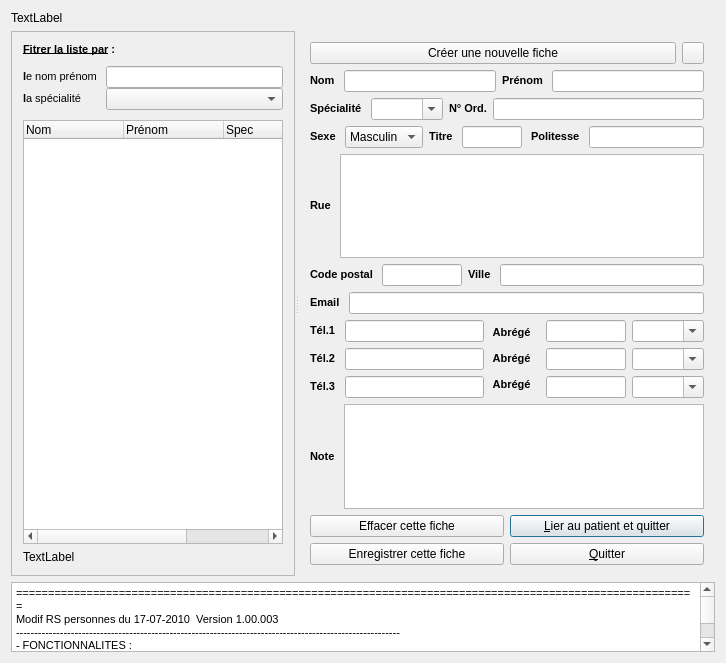
<?xml version="1.0" encoding="UTF-8"?>
<ui version="4.0">
 <class>Dlg_personnes</class>
 <widget class="QDialog" name="Dlg_personnes">
  <property name="geometry">
   <rect>
    <x>0</x>
    <y>0</y>
    <width>726</width>
    <height>663</height>
   </rect>
  </property>
  <property name="windowTitle">
   <string>Annuaire</string>
  </property>
  <layout class="QGridLayout" name="gridLayout_7">
   <item row="0" column="0">
    <widget class="QLabel" name="label_Bandeau">
     <property name="text">
      <string>TextLabel</string>
     </property>
    </widget>
   </item>
   <item row="1" column="0">
    <widget class="QSplitter" name="splitter">
     <property name="orientation">
      <enum>Qt::Horizontal</enum>
     </property>
     <widget class="QFrame" name="frame_Liste">
      <property name="frameShape">
       <enum>QFrame::StyledPanel</enum>
      </property>
      <property name="frameShadow">
       <enum>QFrame::Raised</enum>
      </property>
      <layout class="QGridLayout" name="gridLayout">
       <item row="0" column="0">
        <widget class="QLabel" name="label_15">
         <property name="text">
          <string>&lt;!DOCTYPE HTML PUBLIC &quot;-//W3C//DTD HTML 4.0//EN&quot; &quot;http://www.w3.org/TR/REC-html40/strict.dtd&quot;&gt;
&lt;html&gt;&lt;head&gt;&lt;meta name=&quot;qrichtext&quot; content=&quot;1&quot; /&gt;&lt;style type=&quot;text/css&quot;&gt;
p, li { white-space: pre-wrap; }
&lt;/style&gt;&lt;/head&gt;&lt;body style=&quot; font-family:'MS Shell Dlg 2'; font-size:8.25pt; font-weight:400; font-style:normal;&quot;&gt;
&lt;p style=&quot; margin-top:0px; margin-bottom:0px; margin-left:0px; margin-right:0px; -qt-block-indent:0; text-indent:0px;&quot;&gt;&lt;span style=&quot; font-size:8pt; font-weight:600; text-decoration: underline;&quot;&gt;Fitrer la liste par&lt;/span&gt;&lt;span style=&quot; font-size:8pt; font-weight:600;&quot;&gt; &lt;/span&gt;&lt;span style=&quot; font-size:8pt; font-weight:600;&quot;&gt;:&lt;/span&gt;&lt;/p&gt;&lt;/body&gt;&lt;/html&gt;</string>
         </property>
        </widget>
       </item>
       <item row="1" column="0">
        <layout class="QHBoxLayout" name="horizontalLayout_7">
         <property name="topMargin">
          <number>4</number>
         </property>
         <property name="bottomMargin">
          <number>4</number>
         </property>
         <item>
          <layout class="QVBoxLayout" name="verticalLayout_7">
           <property name="spacing">
            <number>0</number>
           </property>
           <item>
            <widget class="QLabel" name="label_16">
             <property name="text">
              <string>&lt;!DOCTYPE HTML PUBLIC &quot;-//W3C//DTD HTML 4.0//EN&quot; &quot;http://www.w3.org/TR/REC-html40/strict.dtd&quot;&gt;
&lt;html&gt;&lt;head&gt;&lt;meta name=&quot;qrichtext&quot; content=&quot;1&quot; /&gt;&lt;style type=&quot;text/css&quot;&gt;
p, li { white-space: pre-wrap; }
&lt;/style&gt;&lt;/head&gt;&lt;body style=&quot; font-family:'MS Shell Dlg 2'; font-size:8.25pt; font-weight:400; font-style:normal;&quot;&gt;
&lt;p style=&quot; margin-top:0px; margin-bottom:0px; margin-left:0px; margin-right:0px; -qt-block-indent:0; text-indent:0px;&quot;&gt;&lt;span style=&quot; font-size:8pt; font-weight:600;&quot;&gt;l&lt;/span&gt;&lt;span style=&quot; font-size:8pt;&quot;&gt;e nom prénom &lt;/span&gt;&lt;/p&gt;&lt;/body&gt;&lt;/html&gt;</string>
             </property>
            </widget>
           </item>
           <item>
            <widget class="QLabel" name="label_17">
             <property name="text">
              <string>&lt;!DOCTYPE HTML PUBLIC &quot;-//W3C//DTD HTML 4.0//EN&quot; &quot;http://www.w3.org/TR/REC-html40/strict.dtd&quot;&gt;
&lt;html&gt;&lt;head&gt;&lt;meta name=&quot;qrichtext&quot; content=&quot;1&quot; /&gt;&lt;style type=&quot;text/css&quot;&gt;
p, li { white-space: pre-wrap; }
&lt;/style&gt;&lt;/head&gt;&lt;body style=&quot; font-family:'MS Shell Dlg 2'; font-size:8.25pt; font-weight:400; font-style:normal;&quot;&gt;
&lt;p style=&quot; margin-top:0px; margin-bottom:0px; margin-left:0px; margin-right:0px; -qt-block-indent:0; text-indent:0px;&quot;&gt;&lt;span style=&quot; font-size:8pt; font-weight:600;&quot;&gt;l&lt;/span&gt;&lt;span style=&quot; font-size:8pt;&quot;&gt;a spécialité &lt;/span&gt;&lt;/p&gt;&lt;/body&gt;&lt;/html&gt;</string>
             </property>
            </widget>
           </item>
          </layout>
         </item>
         <item>
          <layout class="QVBoxLayout" name="verticalLayout_8">
           <property name="spacing">
            <number>0</number>
           </property>
           <item>
            <widget class="QLineEdit" name="lineEdit_FiltreListe">
             <property name="sizePolicy">
              <sizepolicy hsizetype="Expanding" vsizetype="Fixed">
               <horstretch>0</horstretch>
               <verstretch>0</verstretch>
              </sizepolicy>
             </property>
            </widget>
           </item>
           <item>
            <widget class="QComboBox" name="comboBox_FiltreListe">
             <property name="sizePolicy">
              <sizepolicy hsizetype="Preferred" vsizetype="Fixed">
               <horstretch>0</horstretch>
               <verstretch>0</verstretch>
              </sizepolicy>
             </property>
            </widget>
           </item>
          </layout>
         </item>
        </layout>
       </item>
       <item row="2" column="0">
        <widget class="QTreeWidget" name="treeWidget_ListeMedecins">
         <property name="sizePolicy">
          <sizepolicy hsizetype="Preferred" vsizetype="Expanding">
           <horstretch>0</horstretch>
           <verstretch>0</verstretch>
          </sizepolicy>
         </property>
         <property name="alternatingRowColors">
          <bool>true</bool>
         </property>
         <property name="rootIsDecorated">
          <bool>false</bool>
         </property>
         <column>
          <property name="text">
           <string>Nom</string>
          </property>
         </column>
         <column>
          <property name="text">
           <string>Prénom</string>
          </property>
         </column>
         <column>
          <property name="text">
           <string>Spec</string>
          </property>
         </column>
         <column>
          <property name="text">
           <string>Id</string>
          </property>
         </column>
        </widget>
       </item>
       <item row="3" column="0">
        <widget class="QLabel" name="label_trouves">
         <property name="sizePolicy">
          <sizepolicy hsizetype="Preferred" vsizetype="Preferred">
           <horstretch>0</horstretch>
           <verstretch>0</verstretch>
          </sizepolicy>
         </property>
         <property name="text">
          <string>TextLabel</string>
         </property>
        </widget>
       </item>
      </layout>
     </widget>
     <widget class="QWidget" name="layoutWidget">
      <layout class="QGridLayout" name="gridLayout_2">
       <item row="0" column="0">
        <widget class="QPushButton" name="pushButton_NouvelleFiche">
         <property name="text">
          <string>Créer une nouvelle fiche</string>
         </property>
        </widget>
       </item>
       <item row="0" column="1">
        <widget class="QPushButton" name="pushButton_Apropos">
         <property name="minimumSize">
          <size>
           <width>22</width>
           <height>22</height>
          </size>
         </property>
         <property name="maximumSize">
          <size>
           <width>22</width>
           <height>22</height>
          </size>
         </property>
         <property name="toolTip">
          <string>A propos de Personnes</string>
         </property>
         <property name="text">
          <string/>
         </property>
        </widget>
       </item>
       <item row="1" column="0" colspan="2">
        <layout class="QHBoxLayout" name="horizontalLayout">
         <item>
          <widget class="QLabel" name="label">
           <property name="text">
            <string>&lt;!DOCTYPE HTML PUBLIC &quot;-//W3C//DTD HTML 4.0//EN&quot; &quot;http://www.w3.org/TR/REC-html40/strict.dtd&quot;&gt;
&lt;html&gt;&lt;head&gt;&lt;meta name=&quot;qrichtext&quot; content=&quot;1&quot; /&gt;&lt;style type=&quot;text/css&quot;&gt;
p, li { white-space: pre-wrap; }
&lt;/style&gt;&lt;/head&gt;&lt;body style=&quot; font-family:'MS Shell Dlg 2'; font-size:8.25pt; font-weight:400; font-style:normal;&quot;&gt;
&lt;p style=&quot; margin-top:0px; margin-bottom:0px; margin-left:0px; margin-right:0px; -qt-block-indent:0; text-indent:0px;&quot;&gt;&lt;span style=&quot; font-size:8pt; font-weight:600;&quot;&gt;Nom &lt;/span&gt;&lt;/p&gt;&lt;/body&gt;&lt;/html&gt;</string>
           </property>
          </widget>
         </item>
         <item>
          <widget class="QLineEdit" name="lineEdit_Nom">
           <property name="sizePolicy">
            <sizepolicy hsizetype="Expanding" vsizetype="Fixed">
             <horstretch>0</horstretch>
             <verstretch>0</verstretch>
            </sizepolicy>
           </property>
          </widget>
         </item>
         <item>
          <widget class="QLabel" name="label_2">
           <property name="text">
            <string>&lt;!DOCTYPE HTML PUBLIC &quot;-//W3C//DTD HTML 4.0//EN&quot; &quot;http://www.w3.org/TR/REC-html40/strict.dtd&quot;&gt;
&lt;html&gt;&lt;head&gt;&lt;meta name=&quot;qrichtext&quot; content=&quot;1&quot; /&gt;&lt;style type=&quot;text/css&quot;&gt;
p, li { white-space: pre-wrap; }
&lt;/style&gt;&lt;/head&gt;&lt;body style=&quot; font-family:'MS Shell Dlg 2'; font-size:8.25pt; font-weight:400; font-style:normal;&quot;&gt;
&lt;p style=&quot; margin-top:0px; margin-bottom:0px; margin-left:0px; margin-right:0px; -qt-block-indent:0; text-indent:0px;&quot;&gt;&lt;span style=&quot; font-size:8pt; font-weight:600;&quot;&gt;Prénom &lt;/span&gt;&lt;/p&gt;&lt;/body&gt;&lt;/html&gt;</string>
           </property>
          </widget>
         </item>
         <item>
          <widget class="QLineEdit" name="lineEdit_Prenom">
           <property name="sizePolicy">
            <sizepolicy hsizetype="Expanding" vsizetype="Fixed">
             <horstretch>0</horstretch>
             <verstretch>0</verstretch>
            </sizepolicy>
           </property>
          </widget>
         </item>
        </layout>
       </item>
       <item row="2" column="0" colspan="2">
        <layout class="QGridLayout" name="gridLayout_3">
         <item row="0" column="0">
          <widget class="QLabel" name="label_3">
           <property name="text">
            <string>&lt;!DOCTYPE HTML PUBLIC &quot;-//W3C//DTD HTML 4.0//EN&quot; &quot;http://www.w3.org/TR/REC-html40/strict.dtd&quot;&gt;
&lt;html&gt;&lt;head&gt;&lt;meta name=&quot;qrichtext&quot; content=&quot;1&quot; /&gt;&lt;style type=&quot;text/css&quot;&gt;
p, li { white-space: pre-wrap; }
&lt;/style&gt;&lt;/head&gt;&lt;body style=&quot; font-family:'MS Shell Dlg 2'; font-size:8.25pt; font-weight:400; font-style:normal;&quot;&gt;
&lt;p style=&quot; margin-top:0px; margin-bottom:0px; margin-left:0px; margin-right:0px; -qt-block-indent:0; text-indent:0px;&quot;&gt;&lt;span style=&quot; font-size:8pt; font-weight:600;&quot;&gt;Spécialité &lt;/span&gt;&lt;/p&gt;&lt;/body&gt;&lt;/html&gt;</string>
           </property>
          </widget>
         </item>
         <item row="0" column="1">
          <widget class="QComboBox" name="comboBox_Specialite">
           <property name="sizePolicy">
            <sizepolicy hsizetype="Preferred" vsizetype="Fixed">
             <horstretch>0</horstretch>
             <verstretch>0</verstretch>
            </sizepolicy>
           </property>
           <property name="editable">
            <bool>true</bool>
           </property>
          </widget>
         </item>
         <item row="0" column="2">
          <widget class="QLabel" name="label_4">
           <property name="text">
            <string>&lt;!DOCTYPE HTML PUBLIC &quot;-//W3C//DTD HTML 4.0//EN&quot; &quot;http://www.w3.org/TR/REC-html40/strict.dtd&quot;&gt;
&lt;html&gt;&lt;head&gt;&lt;meta name=&quot;qrichtext&quot; content=&quot;1&quot; /&gt;&lt;style type=&quot;text/css&quot;&gt;
p, li { white-space: pre-wrap; }
&lt;/style&gt;&lt;/head&gt;&lt;body style=&quot; font-family:'MS Shell Dlg 2'; font-size:8.25pt; font-weight:400; font-style:normal;&quot;&gt;
&lt;p style=&quot; margin-top:0px; margin-bottom:0px; margin-left:0px; margin-right:0px; -qt-block-indent:0; text-indent:0px;&quot;&gt;&lt;span style=&quot; font-size:8pt; font-weight:600;&quot;&gt;N° Ord.&lt;/span&gt;&lt;/p&gt;&lt;/body&gt;&lt;/html&gt;</string>
           </property>
          </widget>
         </item>
         <item row="0" column="3">
          <widget class="QLineEdit" name="lineEdit_NumOrd">
           <property name="sizePolicy">
            <sizepolicy hsizetype="Expanding" vsizetype="Fixed">
             <horstretch>0</horstretch>
             <verstretch>0</verstretch>
            </sizepolicy>
           </property>
          </widget>
         </item>
        </layout>
       </item>
       <item row="3" column="0" colspan="2">
        <layout class="QHBoxLayout" name="horizontalLayout_2">
         <item>
          <widget class="QLabel" name="label_5">
           <property name="text">
            <string>&lt;!DOCTYPE HTML PUBLIC &quot;-//W3C//DTD HTML 4.0//EN&quot; &quot;http://www.w3.org/TR/REC-html40/strict.dtd&quot;&gt;
&lt;html&gt;&lt;head&gt;&lt;meta name=&quot;qrichtext&quot; content=&quot;1&quot; /&gt;&lt;style type=&quot;text/css&quot;&gt;
p, li { white-space: pre-wrap; }
&lt;/style&gt;&lt;/head&gt;&lt;body style=&quot; font-family:'MS Shell Dlg 2'; font-size:8.25pt; font-weight:400; font-style:normal;&quot;&gt;
&lt;p style=&quot; margin-top:0px; margin-bottom:0px; margin-left:0px; margin-right:0px; -qt-block-indent:0; text-indent:0px;&quot;&gt;&lt;span style=&quot; font-size:8pt; font-weight:600;&quot;&gt;Sexe &lt;/span&gt;&lt;/p&gt;&lt;/body&gt;&lt;/html&gt;</string>
           </property>
          </widget>
         </item>
         <item>
          <widget class="QComboBox" name="comboBoxSexe">
           <item>
            <property name="text">
             <string>Masculin</string>
            </property>
           </item>
           <item>
            <property name="text">
             <string>Féminin</string>
            </property>
           </item>
          </widget>
         </item>
         <item>
          <widget class="QLabel" name="label_6">
           <property name="text">
            <string>&lt;!DOCTYPE HTML PUBLIC &quot;-//W3C//DTD HTML 4.0//EN&quot; &quot;http://www.w3.org/TR/REC-html40/strict.dtd&quot;&gt;
&lt;html&gt;&lt;head&gt;&lt;meta name=&quot;qrichtext&quot; content=&quot;1&quot; /&gt;&lt;style type=&quot;text/css&quot;&gt;
p, li { white-space: pre-wrap; }
&lt;/style&gt;&lt;/head&gt;&lt;body style=&quot; font-family:'MS Shell Dlg 2'; font-size:8.25pt; font-weight:400; font-style:normal;&quot;&gt;
&lt;p style=&quot; margin-top:0px; margin-bottom:0px; margin-left:0px; margin-right:0px; -qt-block-indent:0; text-indent:0px;&quot;&gt;&lt;span style=&quot; font-size:8pt; font-weight:600;&quot;&gt;Titre &lt;/span&gt;&lt;/p&gt;&lt;/body&gt;&lt;/html&gt;</string>
           </property>
          </widget>
         </item>
         <item>
          <widget class="QLineEdit" name="lineEdit_Titre">
           <property name="sizePolicy">
            <sizepolicy hsizetype="Expanding" vsizetype="Fixed">
             <horstretch>0</horstretch>
             <verstretch>0</verstretch>
            </sizepolicy>
           </property>
           <property name="maximumSize">
            <size>
             <width>60</width>
             <height>16777215</height>
            </size>
           </property>
          </widget>
         </item>
         <item>
          <widget class="QLabel" name="label_18">
           <property name="text">
            <string>&lt;!DOCTYPE HTML PUBLIC &quot;-//W3C//DTD HTML 4.0//EN&quot; &quot;http://www.w3.org/TR/REC-html40/strict.dtd&quot;&gt;
&lt;html&gt;&lt;head&gt;&lt;meta name=&quot;qrichtext&quot; content=&quot;1&quot; /&gt;&lt;style type=&quot;text/css&quot;&gt;
p, li { white-space: pre-wrap; }
&lt;/style&gt;&lt;/head&gt;&lt;body style=&quot; font-family:'MS Shell Dlg 2'; font-size:8.25pt; font-weight:400; font-style:normal;&quot;&gt;
&lt;p style=&quot; margin-top:0px; margin-bottom:0px; margin-left:0px; margin-right:0px; -qt-block-indent:0; text-indent:0px;&quot;&gt;&lt;span style=&quot; font-size:8pt; font-weight:600;&quot;&gt; Politesse &lt;/span&gt;&lt;/p&gt;&lt;/body&gt;&lt;/html&gt;</string>
           </property>
          </widget>
         </item>
         <item>
          <widget class="QLineEdit" name="lineEdit_politesse"/>
         </item>
        </layout>
       </item>
       <item row="4" column="0" colspan="2">
        <layout class="QGridLayout" name="gridLayout_4">
         <item row="0" column="0">
          <layout class="QHBoxLayout" name="horizontalLayout_3">
           <item>
            <widget class="QLabel" name="label_7">
             <property name="text">
              <string>&lt;!DOCTYPE HTML PUBLIC &quot;-//W3C//DTD HTML 4.0//EN&quot; &quot;http://www.w3.org/TR/REC-html40/strict.dtd&quot;&gt;
&lt;html&gt;&lt;head&gt;&lt;meta name=&quot;qrichtext&quot; content=&quot;1&quot; /&gt;&lt;style type=&quot;text/css&quot;&gt;
p, li { white-space: pre-wrap; }
&lt;/style&gt;&lt;/head&gt;&lt;body style=&quot; font-family:'MS Shell Dlg 2'; font-size:8.25pt; font-weight:400; font-style:normal;&quot;&gt;
&lt;p style=&quot; margin-top:0px; margin-bottom:0px; margin-left:0px; margin-right:0px; -qt-block-indent:0; text-indent:0px;&quot;&gt;&lt;span style=&quot; font-size:8pt; font-weight:600;&quot;&gt;Rue &lt;/span&gt;&lt;/p&gt;&lt;/body&gt;&lt;/html&gt;</string>
             </property>
            </widget>
           </item>
           <item>
            <widget class="QTextEdit" name="textEdit_Rue">
             <property name="tabChangesFocus">
              <bool>true</bool>
             </property>
            </widget>
           </item>
          </layout>
         </item>
         <item row="1" column="0">
          <layout class="QHBoxLayout" name="horizontalLayout_4">
           <item>
            <widget class="QLabel" name="label_8">
             <property name="text">
              <string>&lt;!DOCTYPE HTML PUBLIC &quot;-//W3C//DTD HTML 4.0//EN&quot; &quot;http://www.w3.org/TR/REC-html40/strict.dtd&quot;&gt;
&lt;html&gt;&lt;head&gt;&lt;meta name=&quot;qrichtext&quot; content=&quot;1&quot; /&gt;&lt;style type=&quot;text/css&quot;&gt;
p, li { white-space: pre-wrap; }
&lt;/style&gt;&lt;/head&gt;&lt;body style=&quot; font-family:'MS Shell Dlg 2'; font-size:8.25pt; font-weight:400; font-style:normal;&quot;&gt;
&lt;p style=&quot; margin-top:0px; margin-bottom:0px; margin-left:0px; margin-right:0px; -qt-block-indent:0; text-indent:0px;&quot;&gt;&lt;span style=&quot; font-size:8pt; font-weight:600;&quot;&gt;Code postal &lt;/span&gt;&lt;/p&gt;&lt;/body&gt;&lt;/html&gt;</string>
             </property>
            </widget>
           </item>
           <item>
            <widget class="C_QLineEdit" name="lineEdit_CodePostal">
             <property name="sizePolicy">
              <sizepolicy hsizetype="Expanding" vsizetype="Fixed">
               <horstretch>0</horstretch>
               <verstretch>0</verstretch>
              </sizepolicy>
             </property>
             <property name="maximumSize">
              <size>
               <width>80</width>
               <height>16777215</height>
              </size>
             </property>
            </widget>
           </item>
           <item>
            <widget class="QLabel" name="label_10">
             <property name="text">
              <string>&lt;!DOCTYPE HTML PUBLIC &quot;-//W3C//DTD HTML 4.0//EN&quot; &quot;http://www.w3.org/TR/REC-html40/strict.dtd&quot;&gt;
&lt;html&gt;&lt;head&gt;&lt;meta name=&quot;qrichtext&quot; content=&quot;1&quot; /&gt;&lt;style type=&quot;text/css&quot;&gt;
p, li { white-space: pre-wrap; }
&lt;/style&gt;&lt;/head&gt;&lt;body style=&quot; font-family:'MS Shell Dlg 2'; font-size:8.25pt; font-weight:400; font-style:normal;&quot;&gt;
&lt;p style=&quot; margin-top:0px; margin-bottom:0px; margin-left:0px; margin-right:0px; -qt-block-indent:0; text-indent:0px;&quot;&gt;&lt;span style=&quot; font-size:8pt; font-weight:600;&quot;&gt;Ville &lt;/span&gt;&lt;/p&gt;&lt;/body&gt;&lt;/html&gt;</string>
             </property>
            </widget>
           </item>
           <item>
            <widget class="C_QLineEdit" name="lineEdit_Ville">
             <property name="sizePolicy">
              <sizepolicy hsizetype="Expanding" vsizetype="Fixed">
               <horstretch>0</horstretch>
               <verstretch>0</verstretch>
              </sizepolicy>
             </property>
            </widget>
           </item>
          </layout>
         </item>
        </layout>
       </item>
       <item row="5" column="0" colspan="2">
        <layout class="QHBoxLayout" name="horizontalLayout_5">
         <item>
          <widget class="QLabel" name="label_11">
           <property name="text">
            <string>&lt;!DOCTYPE HTML PUBLIC &quot;-//W3C//DTD HTML 4.0//EN&quot; &quot;http://www.w3.org/TR/REC-html40/strict.dtd&quot;&gt;
&lt;html&gt;&lt;head&gt;&lt;meta name=&quot;qrichtext&quot; content=&quot;1&quot; /&gt;&lt;style type=&quot;text/css&quot;&gt;
p, li { white-space: pre-wrap; }
&lt;/style&gt;&lt;/head&gt;&lt;body style=&quot; font-family:'MS Shell Dlg 2'; font-size:8.25pt; font-weight:400; font-style:normal;&quot;&gt;
&lt;p style=&quot; margin-top:0px; margin-bottom:0px; margin-left:0px; margin-right:0px; -qt-block-indent:0; text-indent:0px;&quot;&gt;&lt;span style=&quot; font-size:8pt; font-weight:600;&quot;&gt;Email &lt;/span&gt;&lt;/p&gt;&lt;/body&gt;&lt;/html&gt;</string>
           </property>
          </widget>
         </item>
         <item>
          <widget class="QLineEdit" name="lineEdit_Email">
           <property name="sizePolicy">
            <sizepolicy hsizetype="Expanding" vsizetype="Fixed">
             <horstretch>0</horstretch>
             <verstretch>0</verstretch>
            </sizepolicy>
           </property>
          </widget>
         </item>
        </layout>
       </item>
       <item row="6" column="0" colspan="2">
        <layout class="QGridLayout" name="gridLayout_5">
         <property name="verticalSpacing">
          <number>0</number>
         </property>
         <item row="0" column="0">
          <layout class="QVBoxLayout" name="verticalLayout">
           <item>
            <widget class="QLabel" name="label_12">
             <property name="text">
              <string>&lt;!DOCTYPE HTML PUBLIC &quot;-//W3C//DTD HTML 4.0//EN&quot; &quot;http://www.w3.org/TR/REC-html40/strict.dtd&quot;&gt;
&lt;html&gt;&lt;head&gt;&lt;meta name=&quot;qrichtext&quot; content=&quot;1&quot; /&gt;&lt;style type=&quot;text/css&quot;&gt;
p, li { white-space: pre-wrap; }
&lt;/style&gt;&lt;/head&gt;&lt;body style=&quot; font-family:'MS Shell Dlg 2'; font-size:8.25pt; font-weight:400; font-style:normal;&quot;&gt;
&lt;p style=&quot; margin-top:0px; margin-bottom:0px; margin-left:0px; margin-right:0px; -qt-block-indent:0; text-indent:0px;&quot;&gt;&lt;span style=&quot; font-size:8pt; font-weight:600;&quot;&gt;Tél.1 &lt;/span&gt;&lt;/p&gt;&lt;/body&gt;&lt;/html&gt;</string>
             </property>
            </widget>
           </item>
           <item>
            <widget class="QLabel" name="label_13">
             <property name="text">
              <string>&lt;!DOCTYPE HTML PUBLIC &quot;-//W3C//DTD HTML 4.0//EN&quot; &quot;http://www.w3.org/TR/REC-html40/strict.dtd&quot;&gt;
&lt;html&gt;&lt;head&gt;&lt;meta name=&quot;qrichtext&quot; content=&quot;1&quot; /&gt;&lt;style type=&quot;text/css&quot;&gt;
p, li { white-space: pre-wrap; }
&lt;/style&gt;&lt;/head&gt;&lt;body style=&quot; font-family:'MS Shell Dlg 2'; font-size:8.25pt; font-weight:400; font-style:normal;&quot;&gt;
&lt;p style=&quot; margin-top:0px; margin-bottom:0px; margin-left:0px; margin-right:0px; -qt-block-indent:0; text-indent:0px;&quot;&gt;&lt;span style=&quot; font-size:8pt; font-weight:600;&quot;&gt;Tél.2 &lt;/span&gt;&lt;/p&gt;&lt;/body&gt;&lt;/html&gt;</string>
             </property>
            </widget>
           </item>
           <item>
            <widget class="QLabel" name="label_14">
             <property name="text">
              <string>&lt;!DOCTYPE HTML PUBLIC &quot;-//W3C//DTD HTML 4.0//EN&quot; &quot;http://www.w3.org/TR/REC-html40/strict.dtd&quot;&gt;
&lt;html&gt;&lt;head&gt;&lt;meta name=&quot;qrichtext&quot; content=&quot;1&quot; /&gt;&lt;style type=&quot;text/css&quot;&gt;
p, li { white-space: pre-wrap; }
&lt;/style&gt;&lt;/head&gt;&lt;body style=&quot; font-family:'MS Shell Dlg 2'; font-size:8.25pt; font-weight:400; font-style:normal;&quot;&gt;
&lt;p style=&quot; margin-top:0px; margin-bottom:0px; margin-left:0px; margin-right:0px; -qt-block-indent:0; text-indent:0px;&quot;&gt;&lt;span style=&quot; font-size:8pt; font-weight:600;&quot;&gt;Tél.3 &lt;/span&gt;&lt;/p&gt;&lt;/body&gt;&lt;/html&gt;</string>
             </property>
            </widget>
           </item>
          </layout>
         </item>
         <item row="0" column="1">
          <layout class="QVBoxLayout" name="verticalLayout_2">
           <item>
            <widget class="QLineEdit" name="lineEdit_Tel_1">
             <property name="sizePolicy">
              <sizepolicy hsizetype="Expanding" vsizetype="Fixed">
               <horstretch>0</horstretch>
               <verstretch>0</verstretch>
              </sizepolicy>
             </property>
            </widget>
           </item>
           <item>
            <widget class="QLineEdit" name="lineEdit_Tel_2">
             <property name="sizePolicy">
              <sizepolicy hsizetype="Expanding" vsizetype="Fixed">
               <horstretch>0</horstretch>
               <verstretch>0</verstretch>
              </sizepolicy>
             </property>
            </widget>
           </item>
           <item>
            <widget class="QLineEdit" name="lineEdit_Tel_3">
             <property name="sizePolicy">
              <sizepolicy hsizetype="Expanding" vsizetype="Fixed">
               <horstretch>0</horstretch>
               <verstretch>0</verstretch>
              </sizepolicy>
             </property>
            </widget>
           </item>
          </layout>
         </item>
         <item row="0" column="4">
          <layout class="QVBoxLayout" name="verticalLayout_4">
           <item>
            <widget class="QComboBox" name="comboBoxTelTyp_1">
             <property name="editable">
              <bool>true</bool>
             </property>
            </widget>
           </item>
           <item>
            <widget class="QComboBox" name="comboBoxTelTyp_2">
             <property name="editable">
              <bool>true</bool>
             </property>
            </widget>
           </item>
           <item>
            <widget class="QComboBox" name="comboBoxTelTyp_3">
             <property name="editable">
              <bool>true</bool>
             </property>
            </widget>
           </item>
          </layout>
         </item>
         <item row="0" column="2">
          <widget class="QWidget" name="widget" native="true">
           <property name="minimumSize">
            <size>
             <width>50</width>
             <height>0</height>
            </size>
           </property>
           <layout class="QGridLayout" name="gridLayout_8">
            <property name="margin">
             <number>0</number>
            </property>
            <property name="spacing">
             <number>0</number>
            </property>
            <item row="0" column="0">
             <widget class="QLabel" name="label_19">
              <property name="text">
               <string>&lt;!DOCTYPE HTML PUBLIC &quot;-//W3C//DTD HTML 4.0//EN&quot; &quot;http://www.w3.org/TR/REC-html40/strict.dtd&quot;&gt;
&lt;html&gt;&lt;head&gt;&lt;meta name=&quot;qrichtext&quot; content=&quot;1&quot; /&gt;&lt;style type=&quot;text/css&quot;&gt;
p, li { white-space: pre-wrap; }
&lt;/style&gt;&lt;/head&gt;&lt;body style=&quot; font-family:'MS Shell Dlg 2'; font-size:8.25pt; font-weight:400; font-style:normal;&quot;&gt;
&lt;p style=&quot; margin-top:0px; margin-bottom:0px; margin-left:0px; margin-right:0px; -qt-block-indent:0; text-indent:0px;&quot;&gt;&lt;span style=&quot; font-size:8pt; font-weight:600;&quot;&gt; Abrégé &lt;/span&gt;&lt;/p&gt;&lt;/body&gt;&lt;/html&gt;</string>
              </property>
             </widget>
            </item>
            <item row="1" column="0">
             <widget class="QLabel" name="label_20">
              <property name="text">
               <string>&lt;!DOCTYPE HTML PUBLIC &quot;-//W3C//DTD HTML 4.0//EN&quot; &quot;http://www.w3.org/TR/REC-html40/strict.dtd&quot;&gt;
&lt;html&gt;&lt;head&gt;&lt;meta name=&quot;qrichtext&quot; content=&quot;1&quot; /&gt;&lt;style type=&quot;text/css&quot;&gt;
p, li { white-space: pre-wrap; }
&lt;/style&gt;&lt;/head&gt;&lt;body style=&quot; font-family:'MS Shell Dlg 2'; font-size:8.25pt; font-weight:400; font-style:normal;&quot;&gt;
&lt;p style=&quot; margin-top:0px; margin-bottom:0px; margin-left:0px; margin-right:0px; -qt-block-indent:0; text-indent:0px;&quot;&gt;&lt;span style=&quot; font-size:8pt; font-weight:600;&quot;&gt; Abrégé &lt;/span&gt;&lt;/p&gt;&lt;/body&gt;&lt;/html&gt;</string>
              </property>
             </widget>
            </item>
            <item row="2" column="0">
             <widget class="QLabel" name="label_21">
              <property name="text">
               <string>&lt;!DOCTYPE HTML PUBLIC &quot;-//W3C//DTD HTML 4.0//EN&quot; &quot;http://www.w3.org/TR/REC-html40/strict.dtd&quot;&gt;
&lt;html&gt;&lt;head&gt;&lt;meta name=&quot;qrichtext&quot; content=&quot;1&quot; /&gt;&lt;style type=&quot;text/css&quot;&gt;
p, li { white-space: pre-wrap; }
&lt;/style&gt;&lt;/head&gt;&lt;body style=&quot; font-family:'MS Shell Dlg 2'; font-size:8.25pt; font-weight:400; font-style:normal;&quot;&gt;
&lt;p style=&quot; margin-top:0px; margin-bottom:0px; margin-left:0px; margin-right:0px; -qt-block-indent:0; text-indent:0px;&quot;&gt;&lt;span style=&quot; font-size:8pt; font-weight:600;&quot;&gt; Abrégé &lt;/span&gt;&lt;/p&gt;&lt;/body&gt;&lt;/html&gt;</string>
              </property>
             </widget>
            </item>
           </layout>
          </widget>
         </item>
         <item row="0" column="3">
          <widget class="QFrame" name="frame">
           <property name="sizePolicy">
            <sizepolicy hsizetype="Maximum" vsizetype="Preferred">
             <horstretch>0</horstretch>
             <verstretch>0</verstretch>
            </sizepolicy>
           </property>
           <layout class="QVBoxLayout" name="verticalLayout_3">
            <property name="spacing">
             <number>6</number>
            </property>
            <property name="sizeConstraint">
             <enum>QLayout::SetDefaultConstraint</enum>
            </property>
            <property name="margin">
             <number>0</number>
            </property>
            <item>
             <widget class="QLineEdit" name="lineEdit_Code_1">
              <property name="sizePolicy">
               <sizepolicy hsizetype="Expanding" vsizetype="Fixed">
                <horstretch>0</horstretch>
                <verstretch>0</verstretch>
               </sizepolicy>
              </property>
              <property name="maximumSize">
               <size>
                <width>80</width>
                <height>16777215</height>
               </size>
              </property>
             </widget>
            </item>
            <item>
             <widget class="QLineEdit" name="lineEdit_Code_2">
              <property name="sizePolicy">
               <sizepolicy hsizetype="Expanding" vsizetype="Fixed">
                <horstretch>0</horstretch>
                <verstretch>0</verstretch>
               </sizepolicy>
              </property>
              <property name="maximumSize">
               <size>
                <width>80</width>
                <height>16777215</height>
               </size>
              </property>
             </widget>
            </item>
            <item>
             <widget class="QLineEdit" name="lineEdit_Code_3">
              <property name="sizePolicy">
               <sizepolicy hsizetype="Expanding" vsizetype="Fixed">
                <horstretch>0</horstretch>
                <verstretch>0</verstretch>
               </sizepolicy>
              </property>
              <property name="maximumSize">
               <size>
                <width>80</width>
                <height>16777215</height>
               </size>
              </property>
             </widget>
            </item>
           </layout>
          </widget>
         </item>
        </layout>
       </item>
       <item row="7" column="0" colspan="2">
        <layout class="QHBoxLayout" name="horizontalLayout_6">
         <item>
          <widget class="QLabel" name="label_9">
           <property name="text">
            <string>&lt;!DOCTYPE HTML PUBLIC &quot;-//W3C//DTD HTML 4.0//EN&quot; &quot;http://www.w3.org/TR/REC-html40/strict.dtd&quot;&gt;
&lt;html&gt;&lt;head&gt;&lt;meta name=&quot;qrichtext&quot; content=&quot;1&quot; /&gt;&lt;style type=&quot;text/css&quot;&gt;
p, li { white-space: pre-wrap; }
&lt;/style&gt;&lt;/head&gt;&lt;body style=&quot; font-family:'MS Shell Dlg 2'; font-size:8.25pt; font-weight:400; font-style:normal;&quot;&gt;
&lt;p style=&quot; margin-top:0px; margin-bottom:0px; margin-left:0px; margin-right:0px; -qt-block-indent:0; text-indent:0px;&quot;&gt;&lt;span style=&quot; font-size:8pt; font-weight:600;&quot;&gt;Note &lt;/span&gt;&lt;/p&gt;&lt;/body&gt;&lt;/html&gt;</string>
           </property>
          </widget>
         </item>
         <item>
          <widget class="QTextEdit" name="textEdit_Note">
           <property name="tabChangesFocus">
            <bool>true</bool>
           </property>
          </widget>
         </item>
        </layout>
       </item>
       <item row="8" column="0" colspan="2">
        <layout class="QGridLayout" name="gridLayout_6">
         <item row="0" column="0">
          <layout class="QVBoxLayout" name="verticalLayout_5">
           <item>
            <widget class="QPushButton" name="pushButton_Effacer">
             <property name="text">
              <string>Effacer cette fiche</string>
             </property>
            </widget>
           </item>
           <item>
            <widget class="QPushButton" name="pushButton_Enregistrer">
             <property name="text">
              <string>Enregistrer cette fiche</string>
             </property>
            </widget>
           </item>
          </layout>
         </item>
         <item row="0" column="1">
          <layout class="QVBoxLayout" name="verticalLayout_6">
           <item>
            <widget class="QPushButton" name="pushButtonOK">
             <property name="text">
              <string>&amp;Lier au patient et quitter</string>
             </property>
             <property name="default">
              <bool>true</bool>
             </property>
            </widget>
           </item>
           <item>
            <widget class="QPushButton" name="quitPushButton">
             <property name="text">
              <string>&amp;Quitter</string>
             </property>
            </widget>
           </item>
          </layout>
         </item>
        </layout>
       </item>
      </layout>
     </widget>
    </widget>
   </item>
   <item row="2" column="0">
    <widget class="QTextEdit" name="textEdit_Changements">
     <property name="html">
      <string>&lt;!DOCTYPE HTML PUBLIC &quot;-//W3C//DTD HTML 4.0//EN&quot; &quot;http://www.w3.org/TR/REC-html40/strict.dtd&quot;&gt;
&lt;html&gt;&lt;head&gt;&lt;meta name=&quot;qrichtext&quot; content=&quot;1&quot; /&gt;&lt;style type=&quot;text/css&quot;&gt;
p, li { white-space: pre-wrap; }
&lt;/style&gt;&lt;/head&gt;&lt;body style=&quot; font-family:'Sans Serif'; font-size:9pt; font-weight:400; font-style:normal;&quot;&gt;
&lt;table border=&quot;0&quot; style=&quot;-qt-table-type: root; margin-top:4px; margin-bottom:4px; margin-left:4px; margin-right:4px;&quot;&gt;
&lt;tr&gt;
&lt;td style=&quot;border: none;&quot;&gt;
&lt;p style=&quot; margin-top:0px; margin-bottom:0px; margin-left:0px; margin-right:0px; -qt-block-indent:0; text-indent:0px;&quot;&gt;&lt;span style=&quot; font-family:'MS Shell Dlg 2'; font-size:8pt;&quot;&gt;========================================================================================================== &lt;br /&gt;Modif RS personnes du 17-07-2010  Version 1.00.003&lt;br /&gt;--------------------------------------------------------------------------------------------------------- &lt;br /&gt;- FONCTIONNALITES : &lt;/span&gt;&lt;/p&gt;
&lt;p style=&quot; margin-top:0px; margin-bottom:0px; margin-left:0px; margin-right:0px; -qt-block-indent:0; text-indent:0px;&quot;&gt;&lt;span style=&quot; font-family:'MS Shell Dlg 2'; font-size:8pt;&quot;&gt;    - Enregistrement de la postion splitter et fenêtre&lt;/span&gt;&lt;/p&gt;
&lt;p style=&quot;-qt-paragraph-type:empty; margin-top:0px; margin-bottom:0px; margin-left:0px; margin-right:0px; -qt-block-indent:0; text-indent:0px; font-family:'MS Shell Dlg 2'; font-size:8pt;&quot;&gt;&lt;/p&gt;
&lt;p style=&quot; margin-top:0px; margin-bottom:0px; margin-left:0px; margin-right:0px; -qt-block-indent:0; text-indent:0px;&quot;&gt;&lt;span style=&quot; font-family:'MS Shell Dlg 2'; font-size:8pt;&quot;&gt;========================================================================================================== &lt;br /&gt;Modif RS personnes du 16-07-2010  Version 1.00.002&lt;br /&gt;--------------------------------------------------------------------------------------------------------- &lt;br /&gt;- AMELIORATION : &lt;/span&gt;&lt;/p&gt;
&lt;p style=&quot; margin-top:0px; margin-bottom:0px; margin-left:0px; margin-right:0px; -qt-block-indent:0; text-indent:0px;&quot;&gt;&lt;span style=&quot; font-family:'MS Shell Dlg 2'; font-size:8pt;&quot;&gt;    - Le filtre fonctionne même si la base de données&lt;/span&gt;&lt;/p&gt;
&lt;p style=&quot; margin-top:0px; margin-bottom:0px; margin-left:0px; margin-right:0px; -qt-block-indent:0; text-indent:0px;&quot;&gt;&lt;span style=&quot; font-family:'MS Shell Dlg 2'; font-size:8pt;&quot;&gt;       mélange l'UTF8 avec le Latin1 (peut arriver lors migrations de bases)&lt;/span&gt;&lt;/p&gt;
&lt;p style=&quot;-qt-paragraph-type:empty; margin-top:0px; margin-bottom:0px; margin-left:0px; margin-right:0px; -qt-block-indent:0; text-indent:0px; font-family:'MS Shell Dlg 2'; font-size:8pt;&quot;&gt;&lt;/p&gt;
&lt;p style=&quot; margin-top:0px; margin-bottom:0px; margin-left:0px; margin-right:0px; -qt-block-indent:0; text-indent:0px;&quot;&gt;&lt;span style=&quot; font-family:'MS Shell Dlg 2'; font-size:8pt;&quot;&gt;========================================================================================================== &lt;br /&gt;Modif RS personnes du 06-06-2010  Version 1.00.001&lt;br /&gt;--------------------------------------------------------------------------------------------------------- &lt;br /&gt;- FONCTIONNALITES : &lt;/span&gt;&lt;/p&gt;
&lt;p style=&quot; margin-top:0px; margin-bottom:0px; margin-left:0px; margin-right:0px; -qt-block-indent:0; text-indent:0px;&quot;&gt;&lt;span style=&quot; font-family:'MS Shell Dlg 2'; font-size:8pt;&quot;&gt;    - Ajout de l'aide en ligne utilisant le module 'APropos'&lt;/span&gt;&lt;/p&gt;
&lt;p style=&quot; margin-top:0px; margin-bottom:0px; margin-left:0px; margin-right:0px; -qt-block-indent:0; text-indent:0px;&quot;&gt;&lt;span style=&quot; font-family:'MS Shell Dlg 2'; font-size:8pt;&quot;&gt;- FICHIERS :&lt;/span&gt;&lt;/p&gt;
&lt;p style=&quot; margin-top:0px; margin-bottom:0px; margin-left:0px; margin-right:0px; -qt-block-indent:0; text-indent:0px;&quot;&gt;&lt;span style=&quot; font-family:'MS Shell Dlg 2'; font-size:8pt;&quot;&gt;    - Ajoutés :&lt;/span&gt;&lt;/p&gt;
&lt;p style=&quot; margin-top:0px; margin-bottom:0px; margin-left:0px; margin-right:0px; -qt-block-indent:0; text-indent:0px;&quot;&gt;&lt;span style=&quot; font-family:'MS Shell Dlg 2'; font-size:8pt;&quot;&gt;          /Doc/personnes/ButtAnnulerCreation.png&lt;/span&gt;&lt;/p&gt;
&lt;p style=&quot; margin-top:0px; margin-bottom:0px; margin-left:0px; margin-right:0px; -qt-block-indent:0; text-indent:0px;&quot;&gt;&lt;span style=&quot; font-family:'MS Shell Dlg 2'; font-size:8pt;&quot;&gt;          /Doc/personnes/ButtEffacer.png&lt;/span&gt;&lt;/p&gt;
&lt;p style=&quot; margin-top:0px; margin-bottom:0px; margin-left:0px; margin-right:0px; -qt-block-indent:0; text-indent:0px;&quot;&gt;&lt;span style=&quot; font-family:'MS Shell Dlg 2'; font-size:8pt;&quot;&gt;          /Doc/personnes/ButtEnregistrerCreation.png&lt;/span&gt;&lt;/p&gt;
&lt;p style=&quot; margin-top:0px; margin-bottom:0px; margin-left:0px; margin-right:0px; -qt-block-indent:0; text-indent:0px;&quot;&gt;&lt;span style=&quot; font-family:'MS Shell Dlg 2'; font-size:8pt;&quot;&gt;          /Doc/personnes/ButtEnregistrerModif.png&lt;/span&gt;&lt;/p&gt;
&lt;p style=&quot; margin-top:0px; margin-bottom:0px; margin-left:0px; margin-right:0px; -qt-block-indent:0; text-indent:0px;&quot;&gt;&lt;span style=&quot; font-family:'MS Shell Dlg 2'; font-size:8pt;&quot;&gt;          /Doc/personnes/ButtLierAuPatient.png&lt;/span&gt;&lt;/p&gt;
&lt;p style=&quot; margin-top:0px; margin-bottom:0px; margin-left:0px; margin-right:0px; -qt-block-indent:0; text-indent:0px;&quot;&gt;&lt;span style=&quot; font-family:'MS Shell Dlg 2'; font-size:8pt;&quot;&gt;          /Doc/personnes/ButtLierAuPatient.png&lt;/span&gt;&lt;/p&gt;
&lt;p style=&quot; margin-top:0px; margin-bottom:0px; margin-left:0px; margin-right:0px; -qt-block-indent:0; text-indent:0px;&quot;&gt;&lt;span style=&quot; font-family:'MS Shell Dlg 2'; font-size:8pt;&quot;&gt;          /Doc/personnes/CreationVueGenerale.png&lt;/span&gt;&lt;/p&gt;
&lt;p style=&quot; margin-top:0px; margin-bottom:0px; margin-left:0px; margin-right:0px; -qt-block-indent:0; text-indent:0px;&quot;&gt;&lt;span style=&quot; font-family:'MS Shell Dlg 2'; font-size:8pt;&quot;&gt;          /Doc/personnes/FiltrageNomPrenom.png &lt;/span&gt;&lt;/p&gt;
&lt;p style=&quot; margin-top:0px; margin-bottom:0px; margin-left:0px; margin-right:0px; -qt-block-indent:0; text-indent:0px;&quot;&gt;&lt;span style=&quot; font-family:'MS Shell Dlg 2'; font-size:8pt;&quot;&gt;          /Doc/personnes/index.html &lt;/span&gt;&lt;/p&gt;
&lt;p style=&quot; margin-top:0px; margin-bottom:0px; margin-left:0px; margin-right:0px; -qt-block-indent:0; text-indent:0px;&quot;&gt;&lt;span style=&quot; font-family:'MS Shell Dlg 2'; font-size:8pt;&quot;&gt;          /Doc/personnes/personnes.png &lt;/span&gt;&lt;/p&gt;
&lt;p style=&quot; margin-top:0px; margin-bottom:0px; margin-left:0px; margin-right:0px; -qt-block-indent:0; text-indent:0px;&quot;&gt;&lt;span style=&quot; font-family:'MS Shell Dlg 2'; font-size:8pt;&quot;&gt;          /Doc/personnes/ThereIsMenuHere.png &lt;/span&gt;&lt;/p&gt;
&lt;p style=&quot; margin-top:0px; margin-bottom:0px; margin-left:0px; margin-right:0px; -qt-block-indent:0; text-indent:0px;&quot;&gt;&lt;span style=&quot; font-family:'MS Shell Dlg 2'; font-size:8pt;&quot;&gt;          /Doc/personnes/VueGenerale.png &lt;/span&gt;&lt;/p&gt;
&lt;p style=&quot;-qt-paragraph-type:empty; margin-top:0px; margin-bottom:0px; margin-left:0px; margin-right:0px; -qt-block-indent:0; text-indent:0px; font-family:'MS Shell Dlg 2'; font-size:8pt;&quot;&gt;&lt;/p&gt;
&lt;p style=&quot; margin-top:0px; margin-bottom:0px; margin-left:0px; margin-right:0px; -qt-block-indent:0; text-indent:0px;&quot;&gt;&lt;span style=&quot; font-family:'MS Shell Dlg 2'; font-size:8pt;&quot;&gt;========================================================================================================== &lt;br /&gt;Modif RS personnes du 06-06-2010  Version 1.00.000&lt;br /&gt;--------------------------------------------------------------------------------------------------------- &lt;br /&gt;- FONCTIONNALITES : &lt;br /&gt;    - Annuaire des correspondants de MedinTux&lt;br /&gt;&lt;br /&gt;&lt;/span&gt;&lt;/p&gt;&lt;/td&gt;&lt;/tr&gt;&lt;/table&gt;&lt;/body&gt;&lt;/html&gt;</string>
     </property>
    </widget>
   </item>
  </layout>
 </widget>
 <layoutdefault spacing="6" margin="11"/>
 <customwidgets>
  <customwidget>
   <class>C_QLineEdit</class>
   <extends>QLineEdit</extends>
   <header>../../../MedinTuxTools-QT4/C_QLineEdit/C_QLineEdit.h</header>
  </customwidget>
 </customwidgets>
 <resources/>
 <connections/>
</ui>
